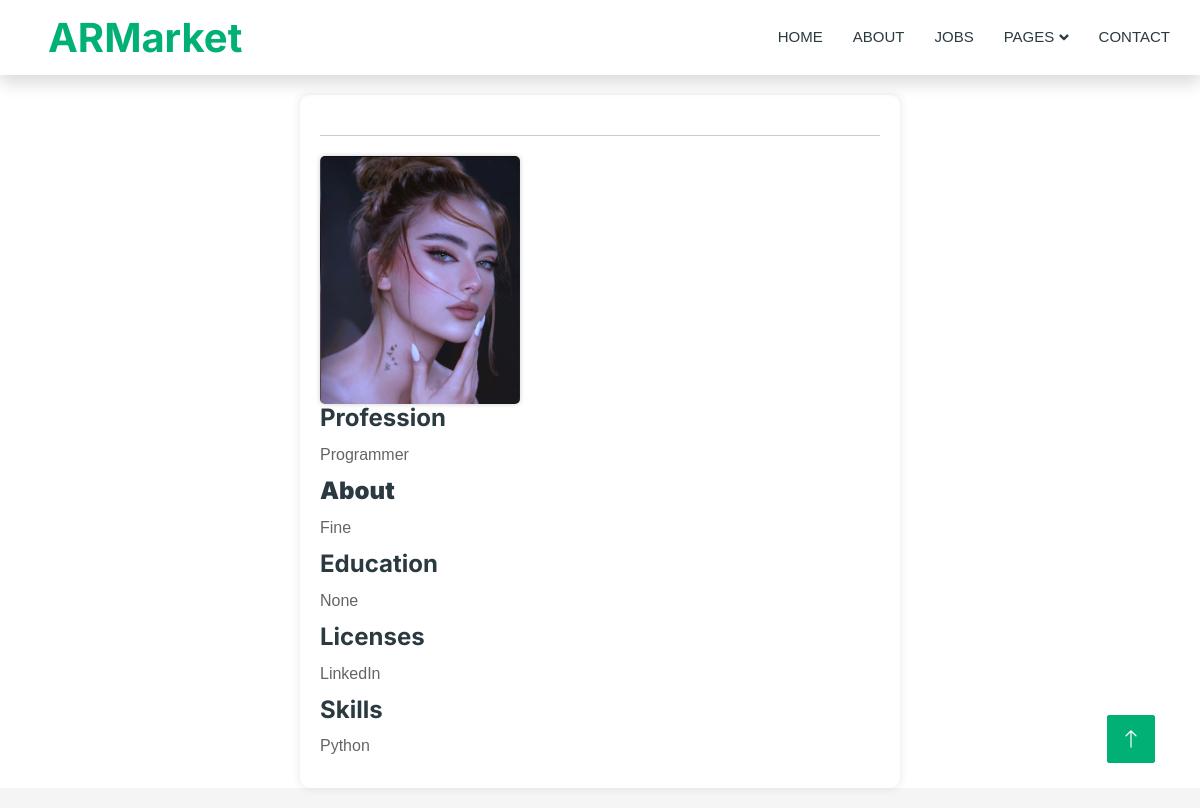
Before: /user/1/ with the older database file.
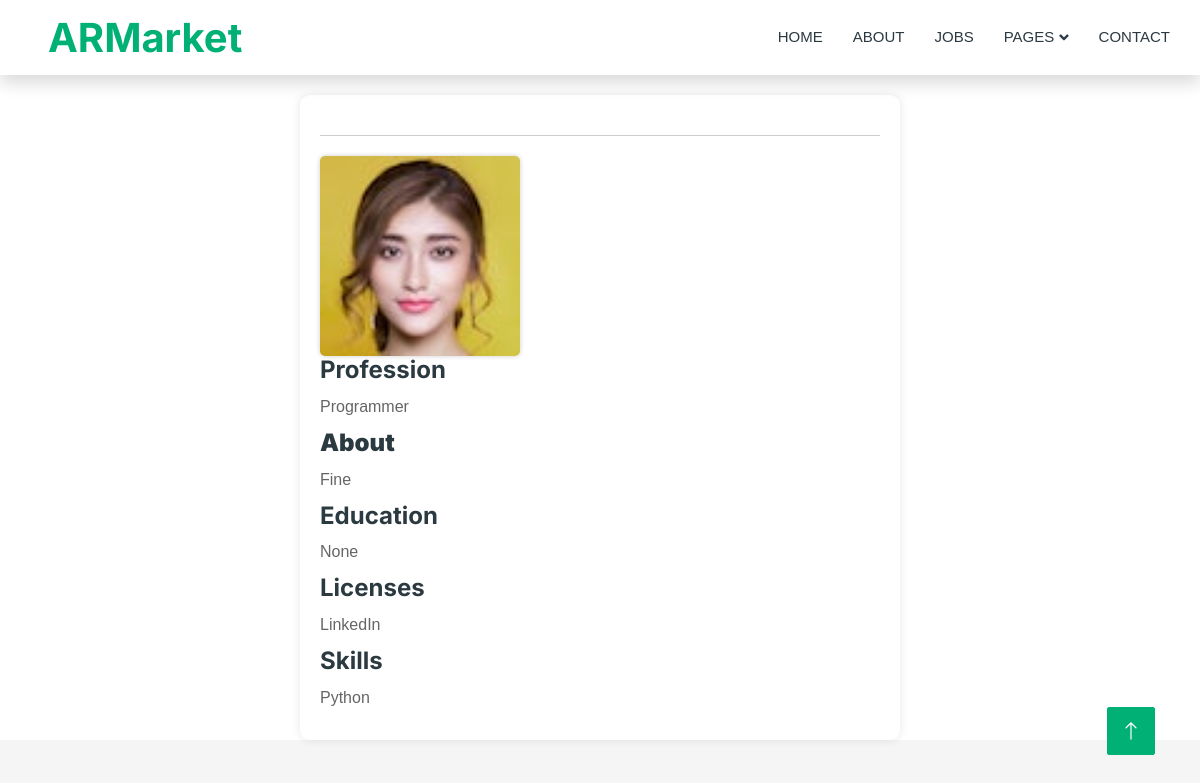
After: the same page with the newer database file.
### main/models.py (models this page shows, shortened)
class UserInfo(models.Model):
    obj=models.ForeignKey(User,on_delete=models.CASCADE,related_name='userp')
    img=models.ImageField('imagers',upload_to='users')
    prof=models.CharField('profession',max_length=255)
    about=models.TextField('about',blank=True)
    education=models.CharField('Education',blank=True,max_length=255)
    licenses=models.CharField('Licenses & certificationsLicenses',blank=True,max_length=255)
    skills=models.CharField('skills',max_length=500,blank=True)
    open=models.BooleanField('Open to work',default=True)
    points=models.IntegerField(default=10)
    register_dt=models.DateTimeField(auto_now_add=True,null=True)
    class Meta:
        verbose_name='User Info'
        verbose_name_plural='Users info'

### main/views.py (the view)
# urls.py: path('user/<int:id>/',UserPage.as_view(),name='user'),
class UserPage(DetailView):
    template_name='user.html'
    def get(self,request,id):
        user=User.objects.filter(pk=id)
        usern=request.user
        usern.username=usern.username.capitalize()
        context={
                'user':user,
                'usern':usern,
                }
        return render(request,self.template_name,context)

### main/Templates/user.html (shortened to what this page needs)
{% load static %}
<!DOCTYPE html>
<html lang="en">
<head>
    <link href="https://cdnjs.cloudflare.com/ajax/libs/font-awesome/5.10.0/css/all.min.css" rel="stylesheet">
    <link href="https://cdn.jsdelivr.net/npm/bootstrap-icons@1.4.1/font/bootstrap-icons.css" rel="stylesheet">
    <link href="{% static 'lib/animate/animate.min.css' %}" rel="stylesheet">
    <link href="{% static 'lib/owlcarousel/assets/owl.carousel.min.css' %}" rel="stylesheet">
    <link href="{% static 'css/bootstrap.min.css' %}" rel="stylesheet">
    <link href="{% static 'css/style.css' %}" rel="stylesheet">
</head>
<body>
    <div class="container-xxl bg-white p-0">
        <nav class="navbar navbar-expand-lg bg-white navbar-light shadow sticky-top p-0">
            <a href="{% url 'home' %}" class="navbar-brand d-flex align-items-center text-center py-0 px-4 px-lg-5">
                <h1 class="m-0 text-primary">ARMarket</h1>
            </a>
            <div class="collapse navbar-collapse" id="navbarCollapse">
                <div class="navbar-nav ms-auto p-4 p-lg-0">
                    <a href="{% url 'home' %}" class="nav-item nav-link">Home</a>
                    <a href="{% url 'about' %}" class="nav-item nav-link">About</a>
                        <a href="{% url 'joblist' %}" class="nav-link dropdown">Jobs</a>
                    <div class="nav-item dropdown">
                        <a href="#" class="nav-link dropdown-toggle" data-bs-toggle="dropdown">Pages</a>
                    </div>
                    <a href="{% url 'contact' %}" class="nav-item nav-link">Contact</a>
                    </div>
            </div>
        </nav>
<!DOCTYPE html>
<html lang="en">
<head>
</head>
<body>
    {% for user_item in user %}
    <div class="user-profile">
        {% for profile_item in user_item.userp.all %}
            <div class="profile-section">
                <div class="profile-picture-section">
                    <img src="{{ profile_item.img.url }}" alt="{{ profile_item.about }}" width="200px">
                    </div>
                </div>
                <h4>Profession</h4>
                <p class="profession">{{ profile_item.prof }}</p>
                <h4><b>About</b></h4>
                <p class="about">{{ profile_item.about }}</p>
                <h4>Education</h4>
                <p class="education">{{ profile_item.education }}</p>
                <h4>Licenses</h4>
                <p class="licenses">{{ profile_item.licenses }}</p>
                <h4>Skills</h4>
                <p class="skills">{{ profile_item.skills| safe }}</p>
            </div>
        {% endfor %}
    </div>
    {% endfor %}
    <a href="#" class="btn btn-lg btn-primary btn-lg-square back-to-top"><i class="bi bi-arrow-up"></i></a>
</body>
</html>

Changed rows visible on the page:
changed UserInfo "Programmer": img: a different picture
